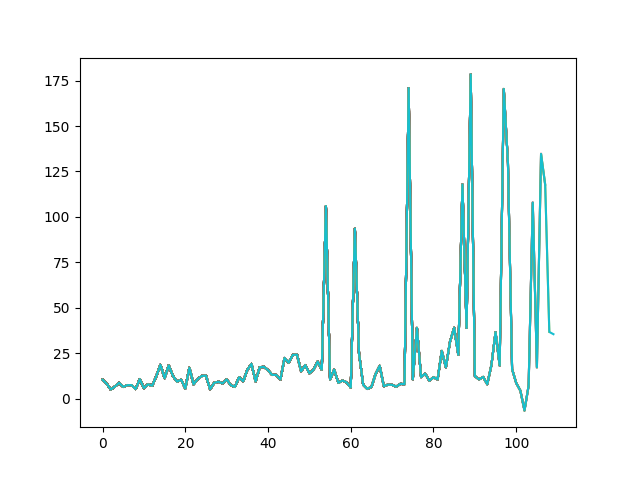

Write the Python code that produced this figure.
import gym_robot
import gym
import numpy as np
import random
from gym import error, spaces
from gym import utils
from gym import spaces, logger
from gym.utils import seeding
import tensorflow as tf
from tensorflow.keras.layers import Dense
from tensorflow.keras.optimizers import Adam
from tensorflow.keras.models import Sequential
#%matplotlib inline
import matplotlib.pyplot as plt
from collections import deque
import sys
sess = tf.Session(config=tf.ConfigProto(log_device_placement=True))
#Number of episodes
episodes=200

class DQN():
    def __init__(self):
        self.load_model=True
        self.action_space=[0,1,2,3,4,5,6]
        self.action_size=7
        self.state_size= 2
        self.discount_factor=0.99
        self.learning_rate=0.001
        #Exploration Exploitation trade off
        self.epsilon=1.0
        self.epsilon_decay=0.999
        self.epsilon_min=0.01

        self.train_start = 1000

        self.batch_size = 64
        #Build models
        self.model=self.build_model()
        self.target_model=self.build_model()
        #set target models parameters to parameters of model
        self.target_model.set_weights(self.model.get_weights())
        #episode memeory
        self.memory = deque(maxlen=2000)
        if self.load_model:
            self.epsilon=0.0001
            self.model.load_weights('dqn.h5')

    def build_model(self):
        model = Sequential()
        model.add(Dense(30, input_dim=self.state_size, activation='relu'))
        model.add(Dense(30, activation='relu'))
        model.add(Dense(self.action_size, activation='linear'))
        model.summary()
        model.compile(loss='mse', optimizer=Adam(lr=self.learning_rate))
        return model
    # Policy
    def get_action(self,state):
        if np.random.rand() <= self.epsilon:
            return random.randrange(self.action_size)
        else:
            state = np.float32(state)
            q_values = self.model.predict(state)
            return np.argmax(q_values[0])

    def append_sample(self, state, action, reward, next_state, done):
        self.memory.append((state, action, reward, next_state, done))
        if self.epsilon > self.epsilon_min:
            self.epsilon *= self.epsilon_decay

    def train_model(self):
        if len(self.memory) < self.train_start:
            return
        target = self.model.predict(state)[0]
        batch_size=self.batch_size
        mini_batch = random.sample(self.memory, batch_size)
        update_input = np.zeros((batch_size, self.state_size))
        update_target = np.zeros((batch_size, self.state_size))
        action, reward, done = [], [], []
        for i in range(self.batch_size):
            update_input[i] = mini_batch[i][0]
            action.append(mini_batch[i][1])
            reward.append(mini_batch[i][2])
            update_target[i] = mini_batch[i][3]
            done.append(mini_batch[i][4])
        target = self.model.predict(update_input)
        target_val = self.target_model.predict(update_target)
        for i in range(self.batch_size):
            if done[i]:
                target[i][action[i]] = reward[i]
            else:
                target[i][action[i]] = reward[i] + self.discount_factor * (
                    np.amax(target_val[i]))
        self.model.fit(update_input, target, batch_size=self.batch_size,
                       epochs=1, verbose=0)

if __name__ == '__main__' :

    env = gym.make('gym_robot-v0')
    agent=DQN()
    plt.ion()
    scores, episode = [], []
    for e in range(episodes):
        done=False
        score = 0
        state=env.reset()
        state = np.reshape(state, [1, 2])
        while not done:
            #sample next action
            action=agent.get_action(state)
            action1=agent.action_space[action]
            next_state,reward,done,info=env.step(action1)
            next_state = np.reshape(next_state, [1, 2])

            agent.append_sample(state, action, reward, next_state, done)

            agent.train_model()
            state=next_state
            score+=reward
            if done:
                #set target models parameters to parameters of model
                agent.target_model.set_weights(agent.model.get_weights())
                scores.append(score)
                episode.append(e)
                #plot graph for debugging
                if not agent.load_model:
                    plt.plot(episode, scores)
                    plt.draw()
                    plt.savefig('dqn.png')
                    plt.pause(0.1)
                    plt.show()
                print("episode:", e, "  score:", score, "  memory length:",
                      len(agent.memory), "  epsilon:", agent.epsilon)
        #save weights
        agent.model.save_weights('dqn.h5')
